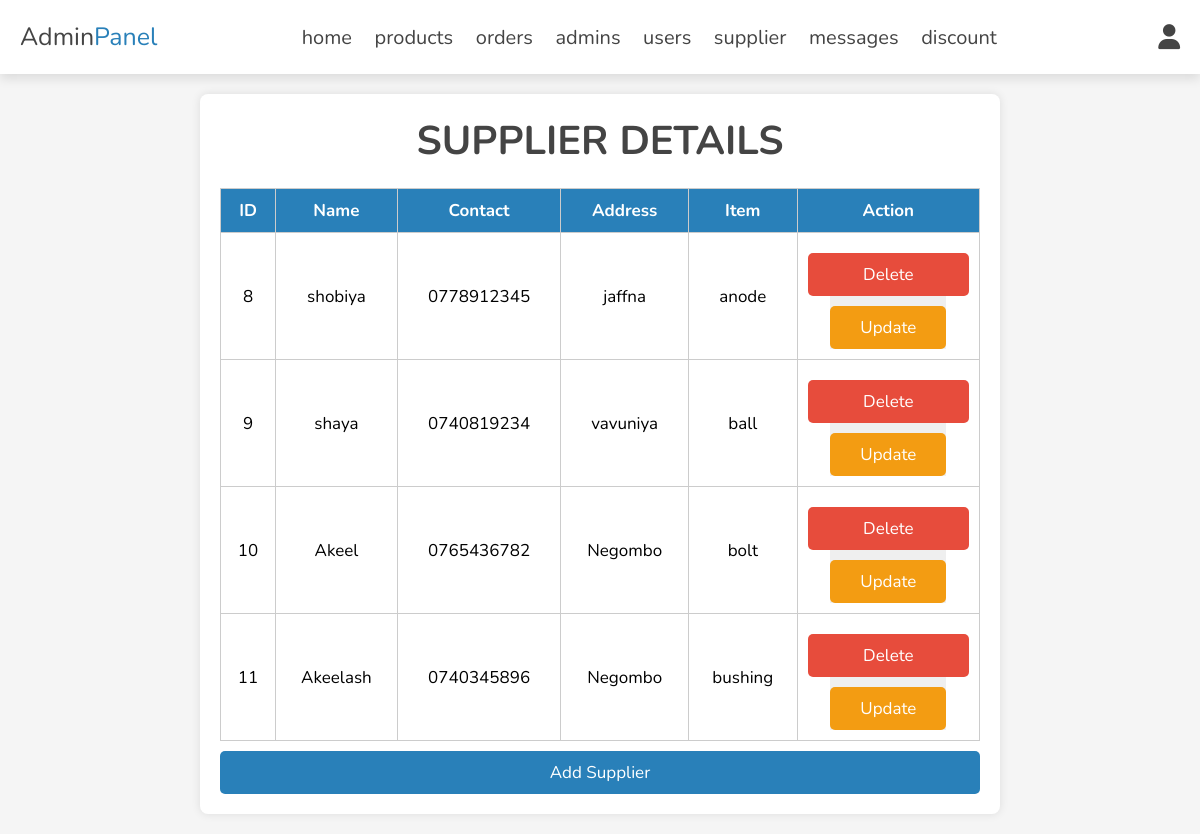
The page /admin/index.php (signed in) on the database its author committed.
### tables this page shows
CREATE TABLE `suppliers` (
  `id` int(11) NOT NULL,
  `name` varchar(255) NOT NULL,
  `contact` varchar(255) NOT NULL,
  `address` varchar(255) NOT NULL,
  `item` varchar(255) NOT NULL
);

### admin/get_suppliers.php (the view, shortened to what this page needs)
<?php
$conn = new mysqli("localhost","root","","shop_db");
$sql = "SELECT * FROM suppliers";
$result = $conn->query($sql);
if ($result->num_rows > 0) {
    while($row = $result->fetch_assoc()) {
        echo "<tr>";
        echo "<td>".$row["id"]."</td>";
        echo "<td>".$row["name"]."</td>";
        echo "<td>".$row["contact"]."</td>";
        echo "<td>".$row["address"]."</td>";
        echo "<td>".$row["item"]."</td>";
        echo "<td>
        <form action='delete_supplier.php' method='post' >
            <input type='hidden' name='id' value='".$row["id"]."'>
            <button type='submit' name='delete' class='delete-btn'>Delete</button>
        </form>
        <button><a href='update_supplier.php?id=".$row["id"]."'class='option-btn'>Update</a></button>
      </td>";
        echo "</tr>";
    }
} else {
    echo "<tr><td colspan='6'>No suppliers found</td></tr>";
}
?>

### css/admin_style.css (style rules this page uses)
:root { --main-color:#2980b9; --orange:#f39c12; --red:#e74c3c; --black:#444; --white:#fff; --light-color:#777; --light-bg:#f5f5f5; --border:.2rem solid var(--black); --box-shadow:0 .5rem 1rem rgba(0,0,0,.1); }
* { font-family: 'Nunito', sans-serif; margin:0; padding:0; box-sizing: border-box; outline: none; border:none; text-decoration: none; }
html { font-size: 62.5%; overflow-x: hidden; }
body { background-color: var(--light-bg); }
.btn, .delete-btn, .option-btn { display: block; width: 100%; margin-top: 1rem; border-radius: .5rem; padding:1rem 3rem; font-size: 1.7rem; text-transform: capitalize; color:var(--white); cursor: pointer; text-align: center; }
.option-btn { background-color: var(--orange); }
.delete-btn { background-color: var(--red); }

### admin/index.php (style rules this page uses)
table th, table td { padding: 10px; border: 1px solid #ccc; }
table td { text-align: center; font-size: 1.7rem; }

### rows shown on the page
suppliers: id "8", name "shobiya", contact "0778912345", address "jaffna", item "anode"
suppliers: id "9", name "shaya", contact "0740819234", address "vavuniya", item "ball"
suppliers: id "10", name "Akeel", contact "0765436782", address "Negombo", item "bolt"
suppliers: id "11", name "Akeelash", contact "0740345896", address "Negombo", item "bushing"
